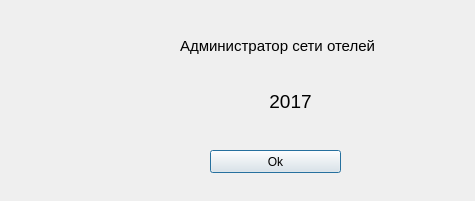
<?xml version="1.0" encoding="UTF-8"?>
<ui version="4.0">
 <class>AboutDialog</class>
 <widget class="QDialog" name="AboutDialog">
  <property name="geometry">
   <rect>
    <x>0</x>
    <y>0</y>
    <width>475</width>
    <height>201</height>
   </rect>
  </property>
  <property name="windowTitle">
   <string>О программе</string>
  </property>
  <widget class="QPushButton" name="pushButton">
   <property name="geometry">
    <rect>
     <x>210</x>
     <y>150</y>
     <width>131</width>
     <height>23</height>
    </rect>
   </property>
   <property name="text">
    <string>Ok</string>
   </property>
  </widget>
  <widget class="QLabel" name="label">
   <property name="geometry">
    <rect>
     <x>170</x>
     <y>90</y>
     <width>241</width>
     <height>31</height>
    </rect>
   </property>
   <property name="font">
    <font>
     <pointsize>14</pointsize>
    </font>
   </property>
   <property name="text">
    <string>2017</string>
   </property>
   <property name="alignment">
    <set>Qt::AlignHCenter|Qt::AlignTop</set>
   </property>
  </widget>
  <widget class="QLabel" name="label_2">
   <property name="geometry">
    <rect>
     <x>30</x>
     <y>20</y>
     <width>171</width>
     <height>151</height>
    </rect>
   </property>
   <property name="text">
    <string/>
   </property>
   <property name="pixmap">
    <pixmap resource="img.qrc">:/img/hotels.png</pixmap>
   </property>
  </widget>
  <widget class="QLabel" name="label_3">
   <property name="geometry">
    <rect>
     <x>180</x>
     <y>10</y>
     <width>261</width>
     <height>71</height>
    </rect>
   </property>
   <property name="font">
    <font>
     <pointsize>11</pointsize>
    </font>
   </property>
   <property name="text">
    <string>Администратор сети отелей</string>
   </property>
  </widget>
 </widget>
 <resources>
  <include location="img.qrc"/>
 </resources>
 <connections>
  <connection>
   <sender>pushButton</sender>
   <signal>clicked()</signal>
   <receiver>AboutDialog</receiver>
   <slot>accept()</slot>
   <hints>
    <hint type="sourcelabel">
     <x>329</x>
     <y>167</y>
    </hint>
    <hint type="destinationlabel">
     <x>335</x>
     <y>220</y>
    </hint>
   </hints>
  </connection>
 </connections>
</ui>
